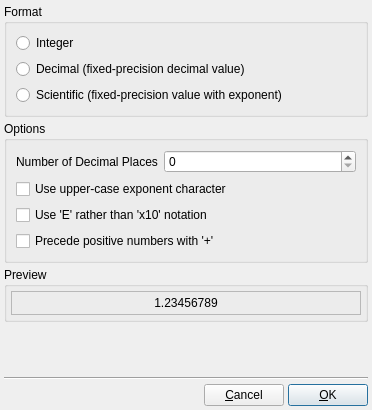
<?xml version="1.0" encoding="UTF-8"?>
<ui version="4.0">
 <class>EditNumberFormatDialog</class>
 <widget class="QDialog" name="EditNumberFormatDialog">
  <property name="windowModality">
   <enum>Qt::ApplicationModal</enum>
  </property>
  <property name="geometry">
   <rect>
    <x>0</x>
    <y>0</y>
    <width>372</width>
    <height>410</height>
   </rect>
  </property>
  <property name="windowTitle">
   <string>Edit Number Format</string>
  </property>
  <property name="windowIcon">
   <iconset resource="icons.qrc">
    <normaloff>:/uchroma/icons/uchroma.png</normaloff>:/uchroma/icons/uchroma.png</iconset>
  </property>
  <layout class="QVBoxLayout" name="verticalLayout_3">
   <property name="spacing">
    <number>4</number>
   </property>
   <property name="margin">
    <number>4</number>
   </property>
   <item>
    <widget class="QGroupBox" name="FormatGroup">
     <property name="title">
      <string>Format</string>
     </property>
     <layout class="QVBoxLayout" name="verticalLayout">
      <item>
       <widget class="QRadioButton" name="IntegerFormatRadio">
        <property name="text">
         <string>Integer</string>
        </property>
       </widget>
      </item>
      <item>
       <widget class="QRadioButton" name="DecimalFormatRadio">
        <property name="text">
         <string>Decimal (fixed-precision decimal value)</string>
        </property>
       </widget>
      </item>
      <item>
       <widget class="QRadioButton" name="ScientificFormatRadio">
        <property name="text">
         <string>Scientific (fixed-precision value with exponent)</string>
        </property>
       </widget>
      </item>
     </layout>
    </widget>
   </item>
   <item>
    <widget class="QGroupBox" name="OptionsGroup">
     <property name="title">
      <string>Options</string>
     </property>
     <layout class="QVBoxLayout" name="verticalLayout_2">
      <item>
       <layout class="QHBoxLayout" name="horizontalLayout">
        <item>
         <widget class="QLabel" name="label">
          <property name="text">
           <string>Number of Decimal Places</string>
          </property>
         </widget>
        </item>
        <item>
         <widget class="QSpinBox" name="DecimalsSpin">
          <property name="sizePolicy">
           <sizepolicy hsizetype="Expanding" vsizetype="Fixed">
            <horstretch>0</horstretch>
            <verstretch>0</verstretch>
           </sizepolicy>
          </property>
          <property name="singleStep">
           <number>1</number>
          </property>
          <property name="value">
           <number>0</number>
          </property>
         </widget>
        </item>
       </layout>
      </item>
      <item>
       <widget class="QCheckBox" name="UpperCaseExponentCheck">
        <property name="text">
         <string>Use upper-case exponent character</string>
        </property>
       </widget>
      </item>
      <item>
       <widget class="QCheckBox" name="UseENotationCheck">
        <property name="text">
         <string>Use 'E' rather than 'x10' notation</string>
        </property>
       </widget>
      </item>
      <item>
       <widget class="QCheckBox" name="PrecedeWithPlusCheck">
        <property name="text">
         <string>Precede positive numbers with '+'</string>
        </property>
       </widget>
      </item>
     </layout>
    </widget>
   </item>
   <item>
    <widget class="QGroupBox" name="PreviewGroup">
     <property name="title">
      <string>Preview</string>
     </property>
     <layout class="QHBoxLayout" name="horizontalLayout_18">
      <property name="spacing">
       <number>4</number>
      </property>
      <property name="margin">
       <number>4</number>
      </property>
      <item>
       <widget class="QFrame" name="PreviewFrame">
        <property name="sizePolicy">
         <sizepolicy hsizetype="Expanding" vsizetype="Minimum">
          <horstretch>0</horstretch>
          <verstretch>0</verstretch>
         </sizepolicy>
        </property>
        <property name="frameShape">
         <enum>QFrame::StyledPanel</enum>
        </property>
        <property name="frameShadow">
         <enum>QFrame::Sunken</enum>
        </property>
        <layout class="QHBoxLayout" name="horizontalLayout_19">
         <property name="spacing">
          <number>4</number>
         </property>
         <property name="margin">
          <number>4</number>
         </property>
         <item>
          <widget class="QLabel" name="PreviewLabel">
           <property name="sizePolicy">
            <sizepolicy hsizetype="Preferred" vsizetype="Minimum">
             <horstretch>0</horstretch>
             <verstretch>0</verstretch>
            </sizepolicy>
           </property>
           <property name="text">
            <string>1.23456789</string>
           </property>
           <property name="alignment">
            <set>Qt::AlignCenter</set>
           </property>
          </widget>
         </item>
        </layout>
       </widget>
      </item>
     </layout>
    </widget>
   </item>
   <item>
    <spacer name="verticalSpacer">
     <property name="orientation">
      <enum>Qt::Vertical</enum>
     </property>
     <property name="sizeHint" stdset="0">
      <size>
       <width>20</width>
       <height>7</height>
      </size>
     </property>
    </spacer>
   </item>
   <item>
    <widget class="Line" name="line">
     <property name="orientation">
      <enum>Qt::Horizontal</enum>
     </property>
    </widget>
   </item>
   <item>
    <layout class="QHBoxLayout" name="horizontalLayout_7">
     <item>
      <spacer name="horizontalSpacer_4">
       <property name="orientation">
        <enum>Qt::Horizontal</enum>
       </property>
       <property name="sizeHint" stdset="0">
        <size>
         <width>40</width>
         <height>20</height>
        </size>
       </property>
      </spacer>
     </item>
     <item>
      <widget class="QPushButton" name="CancelButton">
       <property name="text">
        <string>&amp;Cancel</string>
       </property>
      </widget>
     </item>
     <item>
      <widget class="QPushButton" name="OKButton">
       <property name="text">
        <string>&amp;OK</string>
       </property>
       <property name="default">
        <bool>true</bool>
       </property>
      </widget>
     </item>
    </layout>
   </item>
  </layout>
 </widget>
 <tabstops>
  <tabstop>IntegerFormatRadio</tabstop>
  <tabstop>DecimalFormatRadio</tabstop>
  <tabstop>ScientificFormatRadio</tabstop>
  <tabstop>DecimalsSpin</tabstop>
  <tabstop>UpperCaseExponentCheck</tabstop>
  <tabstop>UseENotationCheck</tabstop>
  <tabstop>PrecedeWithPlusCheck</tabstop>
  <tabstop>CancelButton</tabstop>
  <tabstop>OKButton</tabstop>
 </tabstops>
 <resources>
  <include location="icons.qrc"/>
 </resources>
 <connections/>
</ui>
